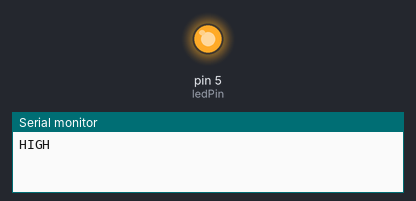
Simulated run of this sketch. Board: Arduino Uno, built with avr-gcc and run on an emulated ATmega328P. Parts: output pins drawn as LEDs (lit = HIGH), the last lines printed to the serial monitor.

Above: at 4.0 s.
At 28.0 s:
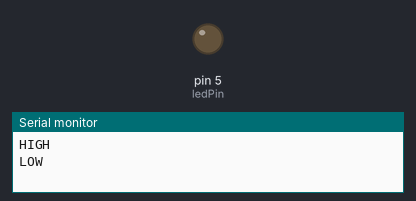
Timing chart, 0 to 62.4 s (numbered marks = the images above):
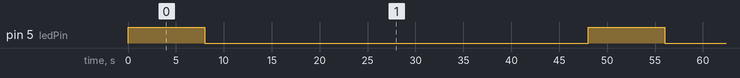

The sketch:

heat_v2_data.ino
```cpp
const int ledPin = 5;
unsigned long startTime;
bool triggeredAt13Minutes = false;  // Flag agar hanya sekali eksekusi

void setup() {
  pinMode(ledPin, OUTPUT);
  Serial.begin(9600);
  startTime = millis();  // Catat waktu saat program mulai
}

void loop() {
  unsigned long currentTime = millis();
  unsigned long elapsedTime = currentTime - startTime;

  // Jalankan sekali pada menit ke-13 (780.000 ms)
  if (!triggeredAt13Minutes && elapsedTime >= 780000) {
    digitalWrite(ledPin, HIGH);
    Serial.println("Manual HIGH at minute 13");
    triggeredAt13Minutes = true; // Supaya tidak diulang lagi
  }

  if (elapsedTime < 600000) {
    digitalWrite(ledPin, HIGH);
    Serial.println("HIGH");
    delay(8000);
    digitalWrite(ledPin, LOW);
    Serial.println("LOW");
    delay(40000);
  } else {
    digitalWrite(ledPin, HIGH);
    Serial.println("HIGH");
    delay(4000);
    digitalWrite(ledPin, LOW);
    Serial.println("LOW");
    delay(20000);
  }
}
```

Measured:
- by itself, pin 5 (ledPin): alternates HIGH for 8.0 s and LOW for 40.0 s
